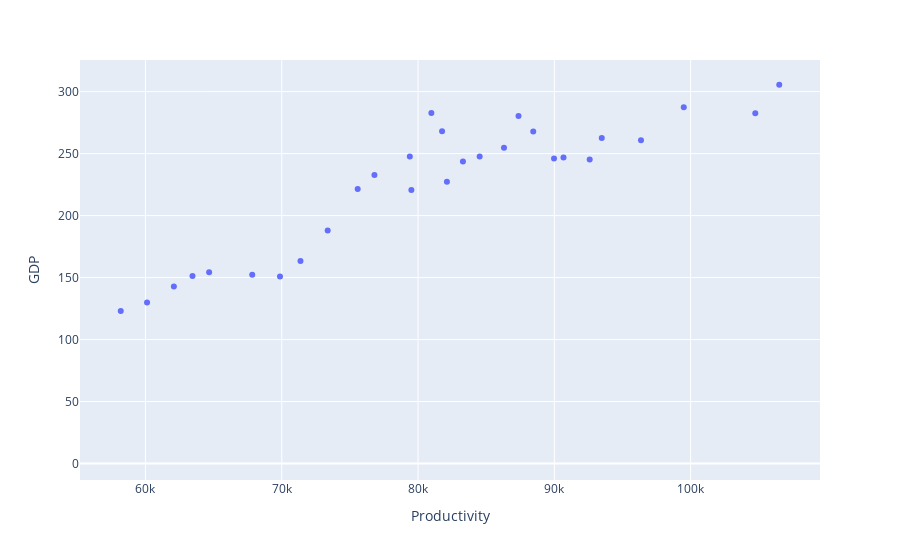

Notebook code cell kept with this figure:
### Code cell
macro_df.plot(x='Productivity', y='GDP', kind='scatter')

### Figure 1 — Plotly figure (JSON) as saved in the notebook; plotly's stock layout.template omitted (floating-point values rounded to 4 significant figures)
{"data": [{"hovertemplate": "Productivity=%{x}<br>GDP=%{y}<extra></extra>", "legendgroup": "", "marker": {"color": "#636efa", "symbol": "circle"}, "mode": "markers", "name": "", "orientation": "v", "showlegend": false, "type": "scatter", "x": [null, null, null, null, null, null, null, null, null, null, null, null, null, null, null, null, null, null, null, null, null, null, null, null, null, null, null, null, null, null, null, null, null, null, null, 58190.0, 60120.0, 62090.0, 63450.0, 64670.0, 67830.0, 69870.0, 71370.0, 73370.0, 75570.0, 76800.0, 79400.0, 80980.0, 81760.0, 79510.0, 82120.0, 83290.0, 84520.0, 86300.0, 87370.0, 88450.0, 89980.0, 92590.0, 93480.0, 96360.0, 90670.0, 99500.0, 104700.0, 106500.0, null], "xaxis": "x", "y": [6.699, 7.112, 7.432, 7.918, 8.636, 9.315, 9.932, 10.35, 9.858, 10.65, 11.95, 13.55, 15.55, 17.61, 18.86, 22.12, 21.28, 24.06, 30.73, 40.16, 51.68, 49.47, 47.12, 44.79, 42.22, 44.76, 55.02, 68.17, 83.26, 84.79, 100, 104.5, 107.9, 97.09, 104.3, 123.0, 129.9, 142.8, 151.3, 154.4, 152.4, 150.9, 163.4, 187.9, 221.5, 232.6, 247.8, 282.7, 268.0, 220.7, 227.4, 243.7, 247.6, 254.8, 280.4, 267.8, 246.0, 245.2, 262.7, 260.8, 246.8, 287.4, 282.6, 305.5, null], "yaxis": "y"}], "layout": {"legend": {"tracegroupgap": 0}, "margin": {"t": 60}, "xaxis": {"anchor": "y", "domain": [0, 1], "title": {"text": "Productivity"}}, "yaxis": {"anchor": "x", "domain": [0, 1], "title": {"text": "GDP"}}}}
